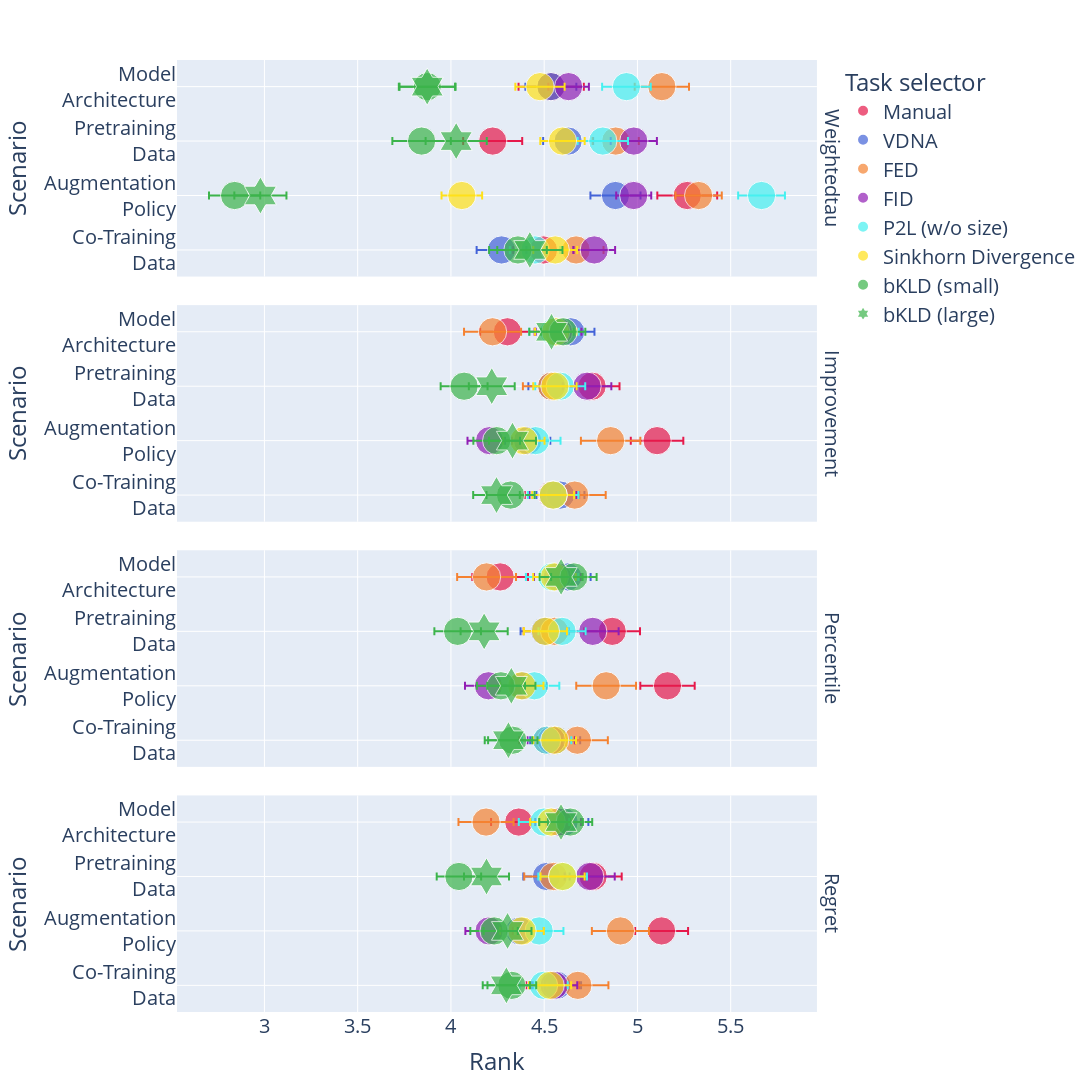

Notebook cell for this chart:
### Code cell
_df = results.replace(mm_display_map)
fig = px.scatter(_df.iloc[::-1], color='dist', x='mean', y='exp', color_discrete_map=color_map, template='plotly',  error_x='std',  facet_row='meta', size=[5] * len(_df), symbol_map=symbol_map, symbol='dist', labels={'mean': 'Rank', 'exp': 'Scenario'}, category_orders={'dist': [map_dist2printable[d] for d in comp_distances]})
fig.update_layout(font_size=20, width=1200, height=1200, showlegend=True, legend_title='Task selector')
fig.for_each_annotation(lambda a: a.update(text=a.text.split("=")[1]))
fig.write_image(FIG_PATH / 'fig_sup_1.png')
fig.write_image(FIG_PATH / 'fig_sup_1.pdf')
fig.show()

### Figure 1 — Plotly figure (JSON) as saved in the notebook; plotly's stock layout.template omitted (floating-point values rounded to 4 significant figures)
{"data": [{"error_x": {"array": [0.1618, 0.1605, 0.1583, 0.1749]}, "hovertemplate": "dist=Manual<br>meta=Weightedtau<br>Rank=%{x}<br>Scenario=%{y}<br>size=%{marker.size}<extra></extra>", "legendgroup": "Manual", "marker": {"color": "rgb(230, 25, 75)", "size": [5, 5, 5, 5], "sizemode": "area", "sizeref": 0.0125, "symbol": "circle"}, "mode": "markers", "name": "Manual", "orientation": "h", "showlegend": true, "x": [4.496, 5.267, 4.224, 4.538], "xaxis": "x4", "y": ["Co-Training<br>Data", "Augmentation<br>Policy", "Pretraining<br>Data", "Model<br>Architecture"], "yaxis": "y4", "type": "scatter"}, {"error_x": {"array": [0.1459, 0.1408, 0.1469, 0.146]}, "hovertemplate": "dist=Manual<br>meta=Improvement<br>Rank=%{x}<br>Scenario=%{y}<br>size=%{marker.size}<extra></extra>", "legendgroup": "Manual", "marker": {"color": "rgb(230, 25, 75)", "size": [5, 5, 5, 5], "sizemode": "area", "sizeref": 0.0125, "symbol": "circle"}, "mode": "markers", "name": "Manual", "orientation": "h", "showlegend": false, "x": [4.542, 5.105, 4.757, 4.303], "xaxis": "x3", "y": ["Co-Training<br>Data", "Augmentation<br>Policy", "Pretraining<br>Data", "Model<br>Architecture"], "yaxis": "y3", "type": "scatter"}, {"error_x": {"array": [0.1483, 0.1458, 0.149, 0.1492]}, "hovertemplate": "dist=Manual<br>meta=Percentile<br>Rank=%{x}<br>Scenario=%{y}<br>size=%{marker.size}<extra></extra>", "legendgroup": "Manual", "marker": {"color": "rgb(230, 25, 75)", "size": [5, 5, 5, 5], "sizemode": "area", "sizeref": 0.0125, "symbol": "circle"}, "mode": "markers", "name": "Manual", "orientation": "h", "showlegend": false, "x": [4.515, 5.161, 4.865, 4.264], "xaxis": "x2", "y": ["Co-Training<br>Data", "Augmentation<br>Policy", "Pretraining<br>Data", "Model<br>Architecture"], "yaxis": "y2", "type": "scatter"}, {"error_x": {"array": [0.1423, 0.1419, 0.1531, 0.1484]}, "hovertemplate": "dist=Manual<br>meta=Regret<br>Rank=%{x}<br>Scenario=%{y}<br>size=%{marker.size}<extra></extra>", "legendgroup": "Manual", "marker": {"color": "rgb(230, 25, 75)", "size": [5, 5, 5, 5], "sizemode": "area", "sizeref": 0.0125, "symbol": "circle"}, "mode": "markers", "name": "Manual", "orientation": "h", "showlegend": false, "x": [4.546, 5.13, 4.763, 4.364], "xaxis": "x", "y": ["Co-Training<br>Data", "Augmentation<br>Policy", "Pretraining<br>Data", "Model<br>Architecture"], "yaxis": "y", "type": "scatter"}, {"error_x": {"array": [0.1336, 0.1342, 0.1339, 0.1366]}, "hovertemplate": "dist=VDNA<br>meta=Weightedtau<br>Rank=%{x}<br>Scenario=%{y}<br>size=%{marker.size}<extra></extra>", "legendgroup": "VDNA", "marker": {"color": "rgb(67, 99, 216)", "size": [5, 5, 5, 5], "sizemode": "area", "sizeref": 0.0125, "symbol": "circle"}, "mode": "markers", "name": "VDNA", "orientation": "h", "showlegend": true, "x": [4.271, 4.882, 4.628, 4.536], "xaxis": "x4", "y": ["Co-Training<br>Data", "Augmentation<br>Policy", "Pretraining<br>Data", "Model<br>Architecture"], "yaxis": "y4", "type": "scatter"}, {"error_x": {"array": [0.1288, 0.1215, 0.125, 0.1275]}, "hovertemplate": "dist=VDNA<br>meta=Improvement<br>Rank=%{x}<br>Scenario=%{y}<br>size=%{marker.size}<extra></extra>", "legendgroup": "VDNA", "marker": {"color": "rgb(67, 99, 216)", "size": [5, 5, 5, 5], "sizemode": "area", "sizeref": 0.0125, "symbol": "circle"}, "mode": "markers", "name": "VDNA", "orientation": "h", "showlegend": false, "x": [4.587, 4.411, 4.54, 4.642], "xaxis": "x3", "y": ["Co-Training<br>Data", "Augmentation<br>Policy", "Pretraining<br>Data", "Model<br>Architecture"], "yaxis": "y3", "type": "scatter"}, {"error_x": {"array": [0.134, 0.1288, 0.129, 0.1224]}, "hovertemplate": "dist=VDNA<br>meta=Percentile<br>Rank=%{x}<br>Scenario=%{y}<br>size=%{marker.size}<extra></extra>", "legendgroup": "VDNA", "marker": {"color": "rgb(67, 99, 216)", "size": [5, 5, 5, 5], "sizemode": "area", "sizeref": 0.0125, "symbol": "circle"}, "mode": "markers", "name": "VDNA", "orientation": "h", "showlegend": false, "x": [4.559, 4.386, 4.503, 4.627], "xaxis": "x2", "y": ["Co-Training<br>Data", "Augmentation<br>Policy", "Pretraining<br>Data", "Model<br>Architecture"], "yaxis": "y2", "type": "scatter"}, {"error_x": {"array": [0.1295, 0.1293, 0.1242, 0.1298]}, "hovertemplate": "dist=VDNA<br>meta=Regret<br>Rank=%{x}<br>Scenario=%{y}<br>size=%{marker.size}<extra></extra>", "legendgroup": "VDNA", "marker": {"color": "rgb(67, 99, 216)", "size": [5, 5, 5, 5], "sizemode": "area", "sizeref": 0.0125, "symbol": "circle"}, "mode": "markers", "name": "VDNA", "orientation": "h", "showlegend": false, "x": [4.568, 4.368, 4.512, 4.607], "xaxis": "x", "y": ["Co-Training<br>Data", "Augmentation<br>Policy", "Pretraining<br>Data", "Model<br>Architecture"], "yaxis": "y", "type": "scatter"}, {"error_x": {"array": [0.1472, 0.1242, 0.1237, 0.1456]}, "hovertemplate": "dist=FED<br>meta=Weightedtau<br>Rank=%{x}<br>Scenario=%{y}<br>size=%{marker.size}<extra></extra>", "legendgroup": "FED", "marker": {"color": "rgb(245, 130, 49)", "size": [5, 5, 5, 5], "sizemode": "area", "sizeref": 0.0125, "symbol": "circle"}, "mode": "markers", "name": "FED", "orientation": "h", "showlegend": true, "x": [4.671, 5.328, 4.884, 5.131], "xaxis": "x4", "y": ["Co-Training<br>Data", "Augmentation<br>Policy", "Pretraining<br>Data", "Model<br>Architecture"], "yaxis": "y4", "type": "scatter"}, {"error_x": {"array": [0.166, 0.1594, 0.1543, 0.1529]}, "hovertemplate": "dist=FED<br>meta=Improvement<br>Rank=%{x}<br>Scenario=%{y}<br>size=%{marker.size}<extra></extra>", "legendgroup": "FED", "marker": {"color": "rgb(245, 130, 49)", "size": [5, 5, 5, 5], "sizemode": "area", "sizeref": 0.0125, "symbol": "circle"}, "mode": "markers", "name": "FED", "orientation": "h", "showlegend": false, "x": [4.664, 4.856, 4.54, 4.223], "xaxis": "x3", "y": ["Co-Training<br>Data", "Augmentation<br>Policy", "Pretraining<br>Data", "Model<br>Architecture"], "yaxis": "y3", "type": "scatter"}, {"error_x": {"array": [0.1636, 0.1603, 0.1662, 0.1577]}, "hovertemplate": "dist=FED<br>meta=Percentile<br>Rank=%{x}<br>Scenario=%{y}<br>size=%{marker.size}<extra></extra>", "legendgroup": "FED", "marker": {"color": "rgb(245, 130, 49)", "size": [5, 5, 5, 5], "sizemode": "area", "sizeref": 0.0125, "symbol": "circle"}, "mode": "markers", "name": "FED", "orientation": "h", "showlegend": false, "x": [4.678, 4.832, 4.556, 4.191], "xaxis": "x2", "y": ["Co-Training<br>Data", "Augmentation<br>Policy", "Pretraining<br>Data", "Model<br>Architecture"], "yaxis": "y2", "type": "scatter"}, {"error_x": {"array": [0.1638, 0.1533, 0.1565, 0.1479]}, "hovertemplate": "dist=FED<br>meta=Regret<br>Rank=%{x}<br>Scenario=%{y}<br>size=%{marker.size}<extra></extra>", "legendgroup": "FED", "marker": {"color": "rgb(245, 130, 49)", "size": [5, 5, 5, 5], "sizemode": "area", "sizeref": 0.0125, "symbol": "circle"}, "mode": "markers", "name": "FED", "orientation": "h", "showlegend": false, "x": [4.681, 4.909, 4.55, 4.188], "xaxis": "x", "y": ["Co-Training<br>Data", "Augmentation<br>Policy", "Pretraining<br>Data", "Model<br>Architecture"], "yaxis": "y", "type": "scatter"}, {"error_x": {"array": [0.1119, 0.09386, 0.1238, 0.1087]}, "hovertemplate": "dist=FID<br>meta=Weightedtau<br>Rank=%{x}<br>Scenario=%{y}<br>size=%{marker.size}<extra></extra>", "legendgroup": "FID", "marker": {"color": "rgb(145, 30, 180)", "size": [5, 5, 5, 5], "sizemode": "area", "sizeref": 0.0125, "symbol": "circle"}, "mode": "markers", "name": "FID", "orientation": "h", "showlegend": true, "x": [4.768, 4.98, 4.98, 4.631], "xaxis": "x4", "y": ["Co-Training<br>Data", "Augmentation<br>Policy", "Pretraining<br>Data", "Model<br>Architecture"], "yaxis": "y4", "type": "scatter"}, {"error_x": {"array": [0.1257, 0.1185, 0.1302, 0.1226]}, "hovertemplate": "dist=FID<br>meta=Improvement<br>Rank=%{x}<br>Scenario=%{y}<br>size=%{marker.size}<extra></extra>", "legendgroup": "FID", "marker": {"color": "rgb(145, 30, 180)", "size": [5, 5, 5, 5], "sizemode": "area", "sizeref": 0.0125, "symbol": "circle"}, "mode": "markers", "name": "FID", "orientation": "h", "showlegend": false, "x": [4.547, 4.207, 4.73, 4.577], "xaxis": "x3", "y": ["Co-Training<br>Data", "Augmentation<br>Policy", "Pretraining<br>Data", "Model<br>Architecture"], "yaxis": "y3", "type": "scatter"}, {"error_x": {"array": [0.1281, 0.126, 0.1388, 0.1258]}, "hovertemplate": "dist=FID<br>meta=Percentile<br>Rank=%{x}<br>Scenario=%{y}<br>size=%{marker.size}<extra></extra>", "legendgroup": "FID", "marker": {"color": "rgb(145, 30, 180)", "size": [5, 5, 5, 5], "sizemode": "area", "sizeref": 0.0125, "symbol": "circle"}, "mode": "markers", "name": "FID", "orientation": "h", "showlegend": false, "x": [4.539, 4.201, 4.76, 4.571], "xaxis": "x2", "y": ["Co-Training<br>Data", "Augmentation<br>Policy", "Pretraining<br>Data", "Model<br>Architecture"], "yaxis": "y2", "type": "scatter"}, {"error_x": {"array": [0.1242, 0.127, 0.134, 0.1226]}, "hovertemplate": "dist=FID<br>meta=Regret<br>Rank=%{x}<br>Scenario=%{y}<br>size=%{marker.size}<extra></extra>", "legendgroup": "FID", "marker": {"color": "rgb(145, 30, 180)", "size": [5, 5, 5, 5], "sizemode": "area", "sizeref": 0.0125, "symbol": "circle"}, "mode": "markers", "name": "FID", "orientation": "h", "showlegend": false, "x": [4.553, 4.205, 4.744, 4.575], "xaxis": "x", "y": ["Co-Training<br>Data", "Augmentation<br>Policy", "Pretraining<br>Data", "Model<br>Architecture"], "yaxis": "y", "type": "scatter"}, {"error_x": {"array": [0.135, 0.1254, 0.135, 0.1303]}, "hovertemplate": "dist=P2L (w/o size)<br>meta=Weightedtau<br>Rank=%{x}<br>Scenario=%{y}<br>size=%{marker.size}<extra></extra>", "legendgroup": "P2L (w/o size)", "marker": {"color": "rgb(70, 240, 240)", "size": [5, 5, 5, 5], "sizemode": "area", "sizeref": 0.0125, "symbol": "circle"}, "mode": "markers", "name": "P2L (w/o size)", "orientation": "h", "showlegend": true, "x": [4.451, 5.665, 4.814, 4.941], "xaxis": "x4", "y": ["Co-Training<br>Data", "Augmentation<br>Policy", "Pretraining<br>Data", "Model<br>Architecture"], "yaxis": "y4", "type": "scatter"}, {"error_x": {"array": [0.1359, 0.1342, 0.1341, 0.1321]}, "hovertemplate": "dist=P2L (w/o size)<br>meta=Improvement<br>Rank=%{x}<br>Scenario=%{y}<br>size=%{marker.size}<extra></extra>", "legendgroup": "P2L (w/o size)", "marker": {"color": "rgb(70, 240, 240)", "size": [5, 5, 5, 5], "sizemode": "area", "sizeref": 0.0125, "symbol": "circle"}, "mode": "markers", "name": "P2L (w/o size)", "orientation": "h", "showlegend": false, "x": [4.548, 4.453, 4.586, 4.552], "xaxis": "x3", "y": ["Co-Training<br>Data", "Augmentation<br>Policy", "Pretraining<br>Data", "Model<br>Architecture"], "yaxis": "y3", "type": "scatter"}, {"error_x": {"array": [0.1322, 0.1338, 0.1264, 0.1404]}, "hovertemplate": "dist=P2L (w/o size)<br>meta=Percentile<br>Rank=%{x}<br>Scenario=%{y}<br>size=%{marker.size}<extra></extra>", "legendgroup": "P2L (w/o size)", "marker": {"color": "rgb(70, 240, 240)", "size": [5, 5, 5, 5], "sizemode": "area", "sizeref": 0.0125, "symbol": "circle"}, "mode": "markers", "name": "P2L (w/o size)", "orientation": "h", "showlegend": false, "x": [4.513, 4.447, 4.596, 4.542], "xaxis": "x2", "y": ["Co-Training<br>Data", "Augmentation<br>Policy", "Pretraining<br>Data", "Model<br>Architecture"], "yaxis": "y2", "type": "scatter"}, {"error_x": {"array": [0.1294, 0.1303, 0.1304, 0.1351]}, "hovertemplate": "dist=P2L (w/o size)<br>meta=Regret<br>Rank=%{x}<br>Scenario=%{y}<br>size=%{marker.size}<extra></extra>", "legendgroup": "P2L (w/o size)", "marker": {"color": "rgb(70, 240, 240)", "size": [5, 5, 5, 5], "sizemode": "area", "sizeref": 0.0125, "symbol": "circle"}, "mode": "markers", "name": "P2L (w/o size)", "orientation": "h", "showlegend": false, "x": [4.497, 4.473, 4.599, 4.499], "xaxis": "x", "y": ["Co-Training<br>Data", "Augmentation<br>Policy", "Pretraining<br>Data", "Model<br>Architecture"], "yaxis": "y", "type": "scatter"}, {"error_x": {"array": [0.1175, 0.1089, 0.119, 0.132]}, "hovertemplate": "dist=Sinkhorn Divergence<br>meta=Weightedtau<br>Rank=%{x}<br>Scenario=%{y}<br>size=%{marker.size}<extra></extra>", "legendgroup": "Sinkhorn Divergence", "marker": {"color": "rgb(255, 225, 25)", "size": [5, 5, 5, 5], "sizemode": "area", "sizeref": 0.0125, "symbol": "circle"}, "mode": "markers", "name": "Sinkhorn Divergence", "orientation": "h", "showlegend": true, "x": [4.559, 4.058, 4.598, 4.477], "xaxis": "x4", "y": ["Co-Training<br>Data", "Augmentation<br>Policy", "Pretraining<br>Data", "Model<br>Architecture"], "yaxis": "y4", "type": "scatter"}, {"error_x": {"array": [0.1123, 0.1106, 0.1162, 0.111]}, "hovertemplate": "dist=Sinkhorn Divergence<br>meta=Improvement<br>Rank=%{x}<br>Scenario=%{y}<br>size=%{marker.size}<extra></extra>", "legendgroup": "Sinkhorn Divergence", "marker": {"color": "rgb(255, 225, 25)", "size": [5, 5, 5, 5], "sizemode": "area", "sizeref": 0.0125, "symbol": "circle"}, "mode": "markers", "name": "Sinkhorn Divergence", "orientation": "h", "showlegend": false, "x": [4.548, 4.391, 4.557, 4.562], "xaxis": "x3", "y": ["Co-Training<br>Data", "Augmentation<br>Policy", "Pretraining<br>Data", "Model<br>Architecture"], "yaxis": "y3", "type": "scatter"}, {"error_x": {"array": [0.1144, 0.1163, 0.1153, 0.1137]}, "hovertemplate": "dist=Sinkhorn Divergence<br>meta=Percentile<br>Rank=%{x}<br>Scenario=%{y}<br>size=%{marker.size}<extra></extra>", "legendgroup": "Sinkhorn Divergence", "marker": {"color": "rgb(255, 225, 25)", "size": [5, 5, 5, 5], "sizemode": "area", "sizeref": 0.0125, "symbol": "circle"}, "mode": "markers", "name": "Sinkhorn Divergence", "orientation": "h", "showlegend": false, "x": [4.556, 4.38, 4.507, 4.555], "xaxis": "x2", "y": ["Co-Training<br>Data", "Augmentation<br>Policy", "Pretraining<br>Data", "Model<br>Architecture"], "yaxis": "y2", "type": "scatter"}, {"error_x": {"array": [0.113, 0.117, 0.1182, 0.1131]}, "hovertemplate": "dist=Sinkhorn Divergence<br>meta=Regret<br>Rank=%{x}<br>Scenario=%{y}<br>size=%{marker.size}<extra></extra>", "legendgroup": "Sinkhorn Divergence", "marker": {"color": "rgb(255, 225, 25)", "size": [5, 5, 5, 5], "sizemode": "area", "sizeref": 0.0125, "symbol": "circle"}, "mode": "markers", "name": "Sinkhorn Divergence", "orientation": "h", "showlegend": false, "x": [4.532, 4.381, 4.599, 4.538], "xaxis": "x", "y": ["Co-Training<br>Data", "Augmentation<br>Policy", "Pretraining<br>Data", "Model<br>Architecture"], "yaxis": "y", "type": "scatter"}, {"error_x": {"array": [0.1546, 0.1374, 0.1568, 0.1488]}, "hovertemplate": "dist=bKLD (small)<br>meta=Weightedtau<br>Rank=%{x}<br>Scenario=%{y}<br>size=%{marker.size}<extra></extra>", "legendgroup": "bKLD (small)", "marker": {"color": "rgb(60, 180, 75)", "size": [5, 5, 5, 5], "sizemode": "area", "sizeref": 0.0125, "symbol": "circle"}, "mode": "markers", "name": "bKLD (small)", "orientation": "h", "showlegend": true, "x": [4.359, 2.84, 3.843, 3.873], "xaxis": "x4", "y": ["Co-Training<br>Data", "Augmentation<br>Policy", "Pretraining<br>Data", "Model<br>Architecture"], "yaxis": "y4", "type": "scatter"}, {"error_x": {"array": [0.129, 0.125, 0.1257, 0.1192]}, "hovertemplate": "dist=bKLD (small)<br>meta=Improvement<br>Rank=%{x}<br>Scenario=%{y}<br>size=%{marker.size}<extra></extra>", "legendgroup": "bKLD (small)", "marker": {"color": "rgb(60, 180, 75)", "size": [5, 5, 5, 5], "sizemode": "area", "sizeref": 0.0125, "symbol": "circle"}, "mode": "markers", "name": "bKLD (small)", "orientation": "h", "showlegend": false, "x": [4.32, 4.245, 4.071, 4.601], "xaxis": "x3", "y": ["Co-Training<br>Data", "Augmentation<br>Policy", "Pretraining<br>Data", "Model<br>Architecture"], "yaxis": "y3", "type": "scatter"}, {"error_x": {"array": [0.1324, 0.129, 0.1248, 0.122]}, "hovertemplate": "dist=bKLD (small)<br>meta=Percentile<br>Rank=%{x}<br>Scenario=%{y}<br>size=%{marker.size}<extra></extra>", "legendgroup": "bKLD (small)", "marker": {"color": "rgb(60, 180, 75)", "size": [5, 5, 5, 5], "sizemode": "area", "sizeref": 0.0125, "symbol": "circle"}, "mode": "markers", "name": "bKLD (small)", "orientation": "h", "showlegend": false, "x": [4.332, 4.268, 4.036, 4.659], "xaxis": "x2", "y": ["Co-Training<br>Data", "Augmentation<br>Policy", "Pretraining<br>Data", "Model<br>Architecture"], "yaxis": "y2", "type": "scatter"}, {"error_x": {"array": [0.1306, 0.1275, 0.1191, 0.1184]}, "hovertemplate": "dist=bKLD (small)<br>meta=Regret<br>Rank=%{x}<br>Scenario=%{y}<br>size=%{marker.size}<extra></extra>", "legendgroup": "bKLD (small)", "marker": {"color": "rgb(60, 180, 75)", "size": [5, 5, 5, 5], "sizemode": "area", "sizeref": 0.0125, "symbol": "circle"}, "mode": "markers", "name": "bKLD (small)", "orientation": "h", "showlegend": false, "x": [4.327, 4.231, 4.043, 4.639], "xaxis": "x", "y": ["Co-Training<br>Data", "Augmentation<br>Policy", "Pretraining<br>Data", "Model<br>Architecture"], "yaxis": "y", "type": "scatter"}, {"error_x": {"array": [0.1747, 0.1397, 0.1639, 0.1521]}, "hovertemplate": "dist=bKLD (large)<br>meta=Weightedtau<br>Rank=%{x}<br>Scenario=%{y}<br>size=%{marker.size}<extra></extra>", "legendgroup": "bKLD (large)", "marker": {"color": "rgb(60, 180, 75)", "size": [5, 5, 5, 5], "sizemode": "area", "sizeref": 0.0125, "symbol": "hexagram"}, "mode": "markers", "name": "bKLD (large)", "orientation": "h", "showlegend": true, "x": [4.423, 2.978, 4.028, 3.873], "xaxis": "x4", "y": ["Co-Training<br>Data", "Augmentation<br>Policy", "Pretraining<br>Data", "Model<br>Architecture"], "yaxis": "y4", "type": "scatter"}, {"error_x": {"array": [0.125, 0.1261, 0.123, 0.1189]}, "hovertemplate": "dist=bKLD (large)<br>meta=Improvement<br>Rank=%{x}<br>Scenario=%{y}<br>size=%{marker.size}<extra></extra>", "legendgroup": "bKLD (large)", "marker": {"color": "rgb(60, 180, 75)", "size": [5, 5, 5, 5], "sizemode": "area", "sizeref": 0.0125, "symbol": "hexagram"}, "mode": "markers", "name": "bKLD (large)", "orientation": "h", "showlegend": false, "x": [4.244, 4.33, 4.219, 4.539], "xaxis": "x3", "y": ["Co-Training<br>Data", "Augmentation<br>Policy", "Pretraining<br>Data", "Model<br>Architecture"], "yaxis": "y3", "type": "scatter"}, {"error_x": {"array": [0.1272, 0.1292, 0.1263, 0.1151]}, "hovertemplate": "dist=bKLD (large)<br>meta=Percentile<br>Rank=%{x}<br>Scenario=%{y}<br>size=%{marker.size}<extra></extra>", "legendgroup": "bKLD (large)", "marker": {"color": "rgb(60, 180, 75)", "size": [5, 5, 5, 5], "sizemode": "area", "sizeref": 0.0125, "symbol": "hexagram"}, "mode": "markers", "name": "bKLD (large)", "orientation": "h", "showlegend": false, "x": [4.308, 4.324, 4.178, 4.591], "xaxis": "x2", "y": ["Co-Training<br>Data", "Augmentation<br>Policy", "Pretraining<br>Data", "Model<br>Architecture"], "yaxis": "y2", "type": "scatter"}, {"error_x": {"array": [0.1268, 0.1283, 0.1206, 0.117]}, "hovertemplate": "dist=bKLD (large)<br>meta=Regret<br>Rank=%{x}<br>Scenario=%{y}<br>size=%{marker.size}<extra></extra>", "legendgroup": "bKLD (large)", "marker": {"color": "rgb(60, 180, 75)", "size": [5, 5, 5, 5], "sizemode": "area", "sizeref": 0.0125, "symbol": "hexagram"}, "mode": "markers", "name": "bKLD (large)", "orientation": "h", "showlegend": false, "x": [4.297, 4.304, 4.191, 4.59], "xaxis": "x", "y": ["Co-Training<br>Data", "Augmentation<br>Policy", "Pretraining<br>Data", "Model<br>Architecture"], "yaxis": "y", "type": "scatter"}], "layout": {"xaxis": {"anchor": "y", "domain": [0.0, 0.98], "title": {"text": "Rank"}}, "yaxis": {"anchor": "x", "domain": [0.0, 0.2275], "title": {"text": "Scenario"}}, "xaxis2": {"anchor": "y2", "domain": [0.0, 0.98], "matches": "x", "showticklabels": false}, "yaxis2": {"anchor": "x2", "domain": [0.2575, 0.485], "matches": "y", "title": {"text": "Scenario"}}, "xaxis3": {"anchor": "y3", "domain": [0.0, 0.98], "matches": "x", "showticklabels": false}, "yaxis3": {"anchor": "x3", "domain": [0.515, 0.7425], "matches": "y", "title": {"text": "Scenario"}}, "xaxis4": {"anchor": "y4", "domain": [0.0, 0.98], "matches": "x", "showticklabels": false}, "yaxis4": {"anchor": "x4", "domain": [0.7725, 1.0], "matches": "y", "title": {"text": "Scenario"}}, "annotations": [{"font": {}, "showarrow": false, "text": "Regret", "textangle": 90, "x": 0.98, "xanchor": "left", "xref": "paper", "y": 0.1138, "yanchor": "middle", "yref": "paper"}, {"font": {}, "showarrow": false, "text": "Percentile", "textangle": 90, "x": 0.98, "xanchor": "left", "xref": "paper", "y": 0.3712, "yanchor": "middle", "yref": "paper"}, {"font": {}, "showarrow": false, "text": "Improvement", "textangle": 90, "x": 0.98, "xanchor": "left", "xref": "paper", "y": 0.6288, "yanchor": "middle", "yref": "paper"}, {"font": {}, "showarrow": false, "text": "Weightedtau", "textangle": 90, "x": 0.98, "xanchor": "left", "xref": "paper", "y": 0.8862, "yanchor": "middle", "yref": "paper"}], "legend": {"title": {"text": "Task selector"}, "tracegroupgap": 0, "itemsizing": "constant"}, "margin": {"t": 60}, "font": {"size": 20}, "width": 1200, "height": 1200, "showlegend": true}}
